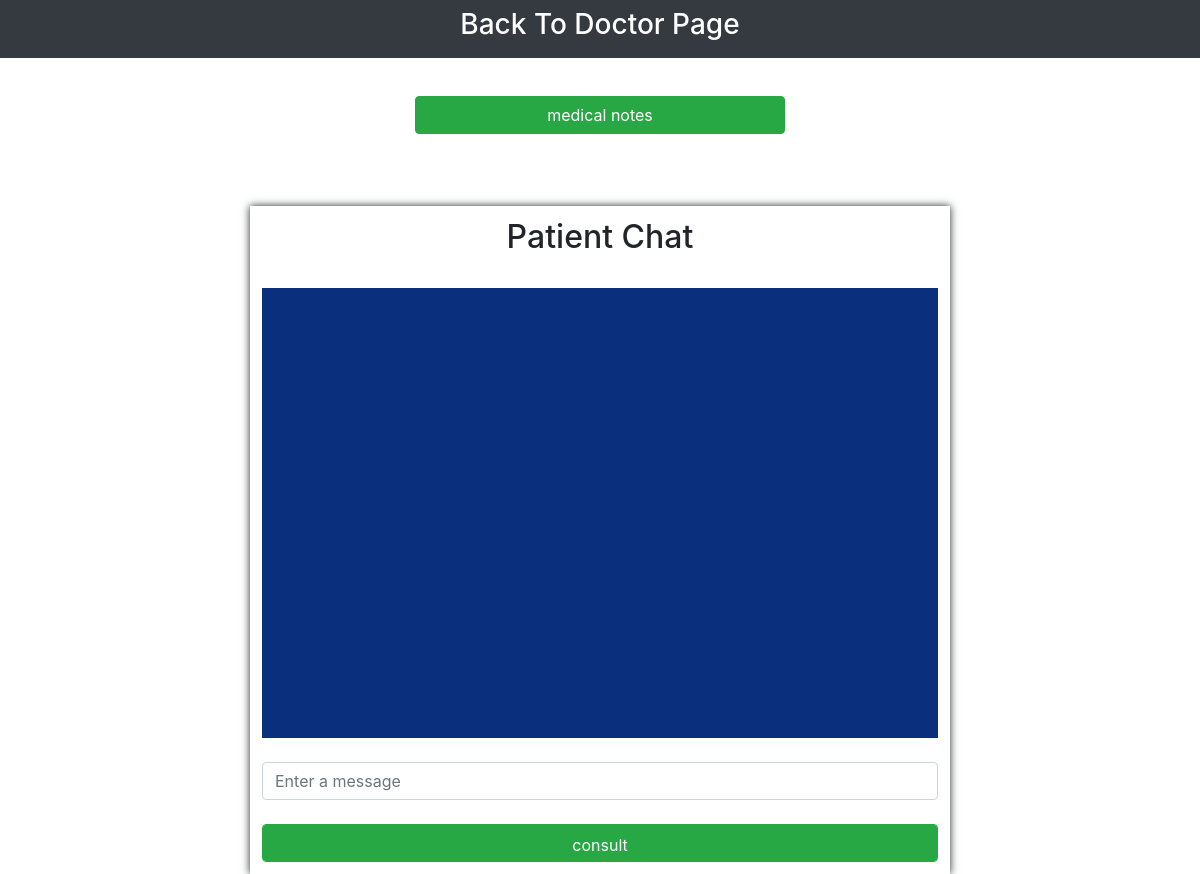
The app's page /admin_zone/patient_details.php, older data.
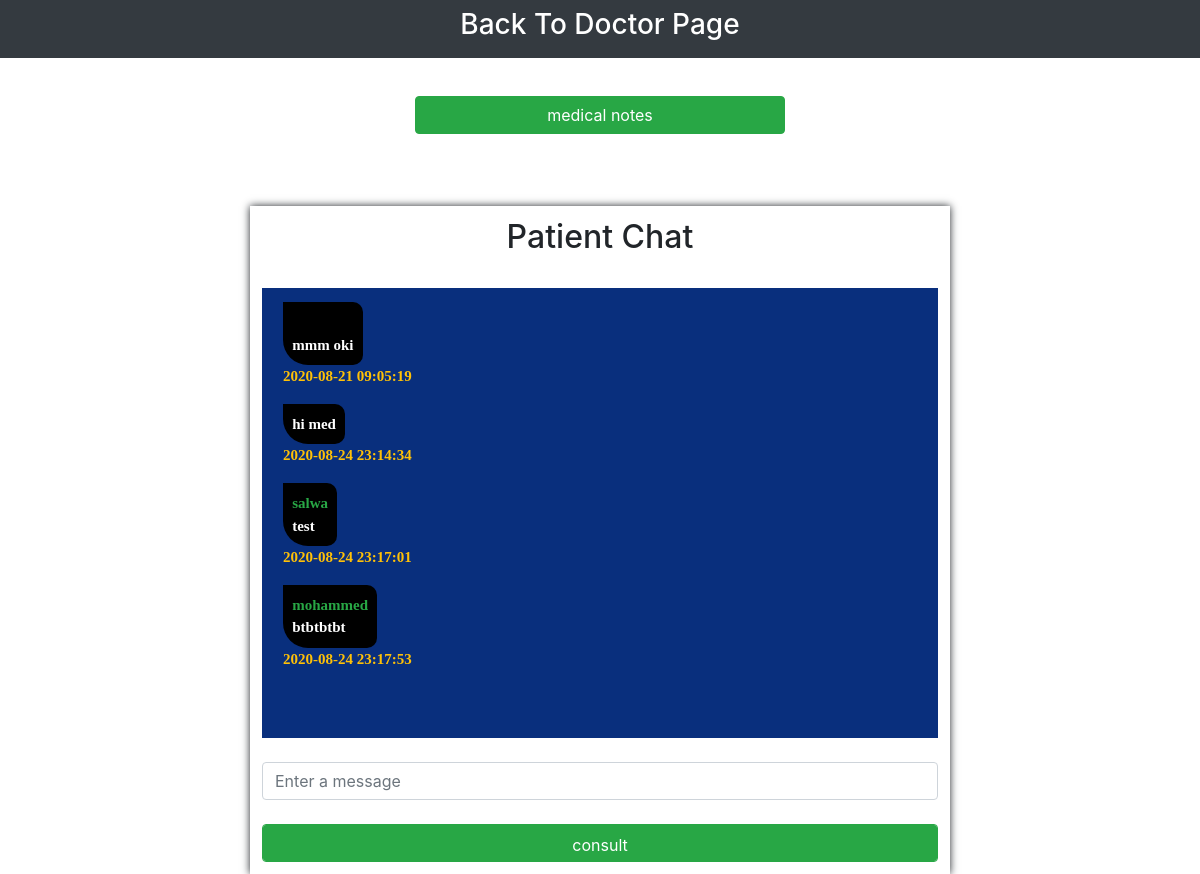
The same page, newer data.
### tables this page shows
CREATE TABLE `chat` (
  `message_id` int(11) NOT NULL,
  `sender_id` int(11) NOT NULL,
  `sender_name` varchar(11) NOT NULL,
  `recevier_id` int(11) NOT NULL,
  `recevier_name` varchar(11) NOT NULL,
  `message` text NOT NULL,
  `message_status` varchar(11) NOT NULL,
  `date` timestamp NOT NULL DEFAULT current_timestamp()
);

### admin_zone/patient_details.php (the view, shortened to what this page needs)
<?php
include_once('../controllers/patient_details_controler.php');
$conn = new Chat();
?>
<!DOCTYPE html>
<html lang="en">
<head>
	<link rel="stylesheet" href="css/font-awesome.min.css">
     <link rel="stylesheet" href="css/bootstrap.min.css">
    <link rel="stylesheet" href="https://maxcdn.bootstrapcdn.com/bootstrap/4.5.0/css/bootstrap.min.css">
    <link rel="stylesheet" href="css/patient_detail.css">
</head>
<body>
    <div class="text-center p-2 bg-dark" style="position: fixed;width: 100%; z-index:99">
        <h3 >
           <a href="admin_panel.php" class="text-white">Back To Doctor Page</a>
        </h3>
    </div>
    <br><br><br>
    <br>
    <div class="col-md-4 m-auto">
       <button type="submit" class="btn btn-block btn-success" id="add_note">
           medical notes
        </button>
        <br>
    </div>
    <br><br>
    <div class="col-md-7 chat_container">
      <h2 class="text-center">Patient Chat</h2>
            <?php if(isset($_SESSION['message'])): ?>
                <div class="alert alert-success text-center">
                    <li style="list-style: none;"><?php
                    echo $_SESSION['message'];
                    unset($_SESSION['message']);
                    ?></li>
                </div>
            <?php endif; ?><br>
        <div id="chatbox">
            <?php
                $con = $conn->connect();
                $sql="SELECT * from chat WHERE sender_id = '$user_id' OR recevier_id = '$user_id'";
                $stm=$con->prepare($sql);
                $stm->execute();
                $result=$stm->get_result();
            ?>
            <?php while($row=$result->fetch_assoc()){ ?>
                <ul>
                    <div id="chatbox_item">
                        <li class="text-success">
                            <?=$row['sender_name'];?>
                        </li>
                        <li class="text-white" id="last_message">
                            <?=$row['message'];?>
                        </li>
                    </div>
                    <li class="text-warning" >
                        <?=$row['date'];?>
                    </li>
                </ul>
            <?php } ?>
        </div><br>
        <form action="" method="POST">
            <input type="text" placeholder="Enter a message" class="form-control" name="message"><br>
            <button type="submit" class="btn-success p-2 btn-block form-control" id="consult" name="consult">consult</button>
        </form>
    </div>
</body>
</html>

Row changes from the older to the newer data that the page shows:
added chat: message "mmm oki", date "2020-08-21 09:05:19"
added chat: message "hi med", date "2020-08-24 23:14:34"
added chat: sender_name "salwa", message "test", date "2020-08-24 23:17:01"
added chat: sender_name "mohammed", message "btbtbtbt", date "2020-08-24 23:17:53"
